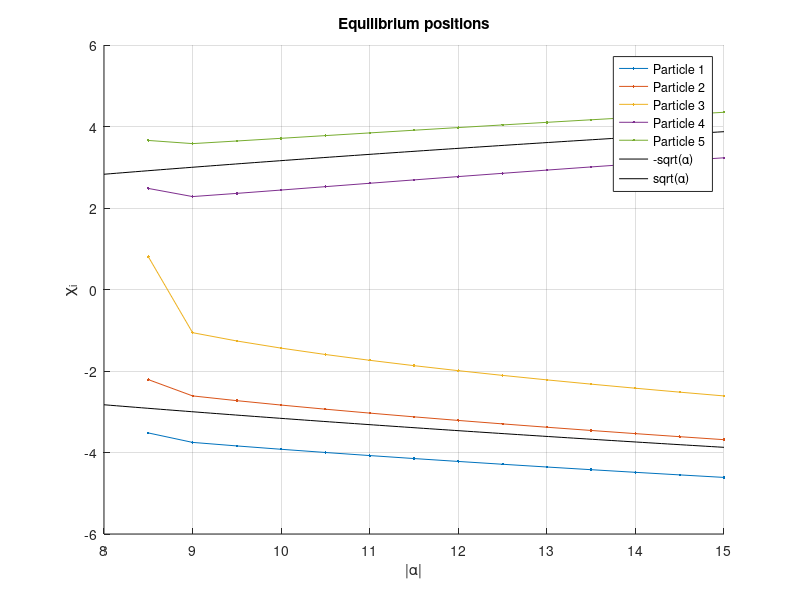

MATLAB code for this plot: (Note: this script raises an error after producing the figure.)
clc
clear all
format long

%% Structural Initialization:
FGS  = 1;        % Figure switch
FE  = 1;        % ErrorFinding Figure switch
MS  = 1;        % Method switch: MS = {1, 2, 3} = {Standard MC, Restricted MC, No derivatives}
    % For Option two how many spwees do you want?
    if MS == 2
        SweepCount = 2;
    end

PN  = 5;        % Number of Particles

%% Constants of the calculation:
NoP             = 200;              % Number of points in each trajectory
AlphaJumps      = 0.5;             % Increments in Alpha
AlphaValues     = 8.5:AlphaJumps:15;  % 'Potential barrier' values
iter            = 7 * 10^7;             % Number of MC iterations
R0 = 4;
for k = 1:length(AlphaValues)
    R(k) = R0 / sqrt(AlphaValues(k)); %the time rescaling parameter set to some arbitrary number O(1)
end

Eta = 20;  % Potential fitted value of the dimensionless Coulomb interaction 18.813...
z   = linspace(-1, 1, NoP);     % Imaginary time variable
dz  = z(2) - z(1);              % dt in imaginary time

disp(['Number of Particles:                     ' num2str(PN)])
disp(['dalpha:                                  ' num2str(AlphaJumps)])
disp(['\alpha_min: ' num2str(AlphaValues(1)) ', \alpha_max: ' num2str(AlphaValues(end))])
disp(['Number of points in one trajectory:      ' num2str(NoP)])
disp(['dz:                                      ' num2str(dz)])
disp(['Dimless Coulomb interaction parameter:   ' num2str(Eta)])

%% Calculating the Equilibrium positions

EqPos = [];

for a = 1:length(AlphaValues)
    Potential = @(x) 0.25 * ((x(1)^2 - AlphaValues(a))^2 + (x(2)^2 - AlphaValues(a))^2 + (x(3)^2 - AlphaValues(a))^2 + (x(4)^2 - AlphaValues(a))^2 + (x(5)^2 - AlphaValues(a))^2) + Eta * (1/abs(x(1) - x(2)) + 1/abs(x(1) - x(3)) + 1/abs(x(1) - x(4)) + 1/abs(x(1) - x(5)) + 1/abs(x(2) - x(3)) + 1/abs(x(2) - x(4)) + 1/abs(x(2) - x(5)) + 1/abs(x(3) - x(4)) + 1/abs(x(3) - x(5)) + 1/abs(x(4) - x(5)));
  
    options = optimset('TolFun', 1e-12, 'TolX', 1e-12, 'MaxFunEvals', 10^8, 'MaxIter', 10^8);
    options = optimset('TolFun', 1e-12, 'TolX', 1e-12, 'MaxFunEvals', 10^9, 'MaxIter', 10^9);
    x_start = [-sqrt(a)-2.2 -sqrt(a)-1.2 -sqrt(a)-0.5 sqrt(a)+1 sqrt(a)+2];
    [x0, fval0] = fminsearch(Potential, x_start, options);
    EqPos(:, a) = sort(x0);
    FuncVal = fval0;
end

if FGS
    figure(1)
    clf(figure(1))
    hold on
    title('Equilibrium positions')
    xlabel('|\alpha|')
    ylabel('\chi_i')
    for i = 1:PN
        plot(AlphaValues, EqPos(i, :), '.-', 'DisplayName', ['Particle ' num2str(i)])
    end
    y = linspace(8, max(AlphaValues));
    plot(y, -sqrt(y), 'k', 'DisplayName', '-sqrt(\alpha)')
    plot(y, sqrt(y), 'k', 'DisplayName', 'sqrt(\alpha)')
    legend
    grid on
    hold off
end

disp('Equilibrium positions calculated. --------------------------------------')

%% Caclculate Trajectories -- Simulated Annealing
Exclude = 0;

for stateInd = 1:length(AlphaValues)
    % Simulated temperature & Sigma (variance)
    T_init = 30;
    T = T_init * exp(-(linspace(0,33,iter)));

    sigma = 0.01 * sqrt(T);

    Exclude = 0.0;

    r       = R(stateInd);   % Time scaling parameter
    alpha   = AlphaValues(stateInd); %Specific state's alpha value

    for q = 1:PN
        p_in(q)     = EqPos(q, stateInd);
        p_out(q)    = -EqPos(PN - q + 1, stateInd);
    end

    % Initializing the starting positions & determining the energy shift:
    [Position, Shift]   = InitPos5Particle(PN, NoP, p_in, p_out, Eta, alpha);

    if FGS == 1 && FE == 1
        figure(3)
        clf(figure(3))
        hold on
        title('Initial trajectory')
        xlabel('z')
        ylabel('\chi_i')
        for i = 1:PN
            plot(z, Position(i, :), '.-', 'DisplayName', ['Particle ' num2str(i)])
        end
        yline(0)
        xline(0)
        legend
        grid on
        hold off
    end

    CurrentAction       = ActionCalc(Position, r, alpha, Eta, PN, NoP, z, dz, Shift);

    % Keeping track of the discarded moves & Energy/iteration:
    discarded   = zeros(iter, 1);
    Energy      = zeros(iter, 1);

    disp(["\alpha = " num2str(alpha)])
    disp("E_0 = " + num2str(CurrentAction, 15))
    disp("Shift = " + num2str(Shift))

    %tic
    for i = 1:iter
        if MS == 1
            % Option 1: Basic 5 particle MC/ SA
            pos_new = NewStepStandard(Position, alpha, Eta, PN, NoP, sigma(i), p_in, p_out, z);
        elseif MS == 2
            % Option 2: Restricted Range 5 particle MC/SA
            pos_new = HibridStep5Part(Position, alpha, Eta, PN, NoP, sigma(i), Exclude, p_in, p_out, z);
        elseif MS == 3
            % Option 3: No derivatives on the sides MC
            pos_new = HibridStep5PartEasy(Position, alpha, Eta, PN, NoP, sigma(i), Exclude, p_in, p_out, z);
        end
        E_new   = ActionCalc(pos_new, r, alpha, Eta, PN, NoP, z, dz, Shift);
        E_diff  = CurrentAction - E_new;

        if E_diff > 0
            Position        = pos_new;
            CurrentAction   = E_new;
        elseif rand() <= exp(E_diff/T(i))
            Position        = pos_new;
            CurrentAction   = E_new;
        else
            discarded(i) = i;
        end

        Energy(i) = CurrentAction;

        if FGS
            if rem(i, 20000) == 0
                figure(2)
                clf(figure(2))
                hold on
                x = linspace(-1, 1, NoP/2);
                f = linspace(p_in(3), p_out(3), NoP/2);
                plot(x, f, 'k')  
                plot(z, Position(1, :))
                plot(z, Position(2, :))
                plot(z, Position(3, :))
                plot(z, Position(4, :))
                plot(z, Position(5, :))
                plot(0.01 * 0.25 * (linspace(-6, 6, 100).^2 - alpha).^2 - 1, linspace(-5, 5, 100))
                xlim([-1 1])
                yline([p_in(1) p_in(2) p_in(3) p_in(4) p_in(5)])
                yline([p_out(1) p_out(2) p_out(3) p_out(4) p_out(5)])
                xline([1-Exclude (-1 + Exclude)])
                grid on
                hold off
                disp("iter= " + num2str(i) + "   "+ "E_0= " + num2str(CurrentAction, 10))
            end
        else
            if rem(i, 20000) == 0
                disp("iter= " + num2str(i) + "   "+ "E_0= " + num2str(CurrentAction, 10))
            end
        end

    end
    disp('Done with Primary MC')
   
    if MS == 2
        for sweepInd = 1:SweepCount
            for ParticleInd = 1:5
                iter2 = 5 * 10^6;

                T_init2 = 10^-5;
                T2 = T_init2 * exp(-(linspace(0,35,iter2)));
                sigma2 = 0.05 * sqrt(T2);

                for IterInd2 = 1:iter2
                    pos_new     = OneParticleStep(Position, ParticleInd, sigma2(IterInd2), NoP);
                    E_new       = ActionCalc(pos_new, r, alpha, Eta, PN, NoP, z, dz, Shift);
                    E_diff      = CurrentAction - E_new;

                    if E_diff > 0
                        Position        = pos_new;
                        CurrentAction   = E_new;
                    elseif rand() <= exp(E_diff/(0.2 * T2(IterInd2)))
                        Position        = pos_new;
                        CurrentAction   = E_new;
                    else
                        discarded(end + 1) = IterInd2;
                    end

                    if rem(IterInd2, 20000) == 0 && FGS == 1
                        figure(4)
                        clf(figure(4))
                        hold on
                        plot(z, Position(1, :))
                        plot(z, Position(2, :))
                        plot(z, Position(3, :))
                        plot(z, Position(4, :))
                        plot(z, Position(5, :))
                        plot(0.01 * 0.25 * (linspace(-6, 6, 100).^2 - alpha).^2 - 1, linspace(-5, 5, 100))
                        xlim([-1 1])
                        yline([p_in(1) p_in(2) p_in(3) p_in(4) p_in(5)])
                        yline([p_out(1) p_out(2) p_out(3) p_out(4) p_out(5)])
                        xline([1-Exclude (-1 + Exclude)])
                        grid on
                        hold off
                        disp("iter= " + num2str(IterInd2) + "   "+ "E_0= " + num2str(CurrentAction, 10))
                    end
                end
            end
        end
    end

   % time(stateInd) = toc;

    NameString = ['Traj_5p_' num2str(stateInd)];
    save(NameString, 'Position')

    IterData.NameString                 = NameString;
    IterData.NumberOfParticles          = NoP;
    IterData.AlphaIncrements            = alpha_jumps;
    IterData.AlphaValues                = AlphaValues;
    IterData.CoulombStrength            = Eta;
    IterData.NumberOfPoinsInTrajectory  = Nt;
    IterData.time                       = z;
    IterData.dt                         = dz;
    IterData.EquilibriumPositions       = EqPos;
    IterData.RValues                    = R;
    IterData.Excludedregion             = Exclude;
    IterData.IterationNumber            = iter;
    %IterData.TemperatureValues          = T;
    %IterData.Sigma                      = sigma;
    IterData.EnergySeries               = Energy(1:10:end);
    IterData.EnergyShift                = Shift;
    IterData.OneParticleIteration       = iter2;
    %IterData.OneParticleTemperature     = T1;
    %IterData.AcceptancefactorForTemp    = 0.2;
    %IterData.OneParticleSigma           = sigma2;
    %IterData.DiscardedSteps             = discarded;
    IterData.oneParticelEnergies        = E1(1:10:end);
    IterData.ElapsedTime                = time(end);
    IterData.Trajectories               = Position;
    IterData.Action                     = E1(end);

    save(['TrajectoryData_5p_' num2str(stateInd)], "IterData");
end

